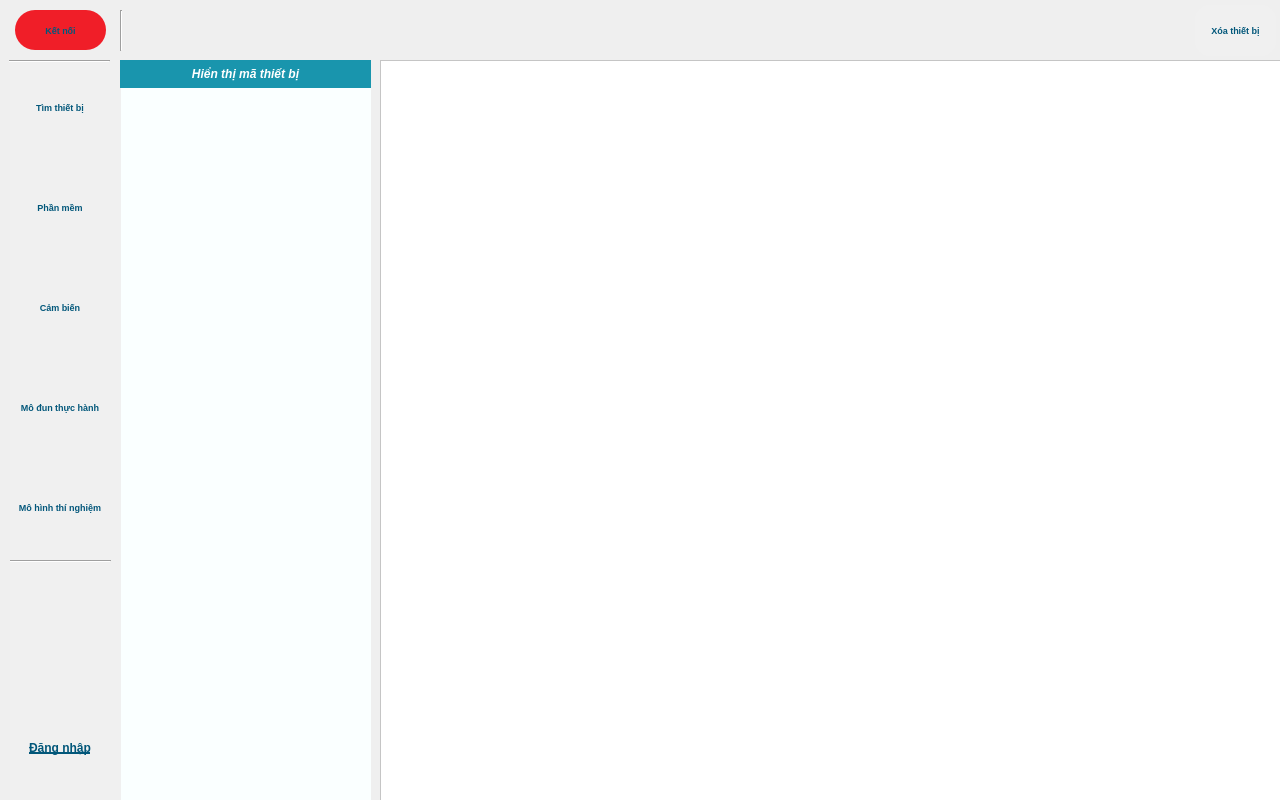
<?xml version="1.0" encoding="UTF-8"?>
<ui version="4.0">
 <class>MainWindow</class>
 <widget class="QMainWindow" name="MainWindow">
  <property name="windowModality">
   <enum>Qt::NonModal</enum>
  </property>
  <property name="geometry">
   <rect>
    <x>0</x>
    <y>0</y>
    <width>1280</width>
    <height>800</height>
   </rect>
  </property>
  <property name="sizePolicy">
   <sizepolicy hsizetype="Preferred" vsizetype="Preferred">
    <horstretch>0</horstretch>
    <verstretch>0</verstretch>
   </sizepolicy>
  </property>
  <property name="minimumSize">
   <size>
    <width>800</width>
    <height>600</height>
   </size>
  </property>
  <property name="maximumSize">
   <size>
    <width>16777215</width>
    <height>16777215</height>
   </size>
  </property>
  <property name="windowTitle">
   <string>STEMe - Khoa học và giáo dục</string>
  </property>
  <property name="windowIcon">
   <iconset resource="group.qrc">
    <normaloff>:/icon/group/steme_icon.jpg</normaloff>:/icon/group/steme_icon.jpg</iconset>
  </property>
  <property name="styleSheet">
   <string notr="true"/>
  </property>
  <property name="iconSize">
   <size>
    <width>24</width>
    <height>24</height>
   </size>
  </property>
  <property name="toolButtonStyle">
   <enum>Qt::ToolButtonIconOnly</enum>
  </property>
  <widget class="QWidget" name="centralWidget">
   <widget class="QListWidget" name="listWidget_online">
    <property name="geometry">
     <rect>
      <x>120</x>
      <y>5</y>
      <width>1071</width>
      <height>50</height>
     </rect>
    </property>
    <property name="styleSheet">
     <string notr="true">background-color: transparent;</string>
    </property>
    <property name="frameShape">
     <enum>QFrame::NoFrame</enum>
    </property>
   </widget>
   <widget class="QListWidget" name="listWidget_Type">
    <property name="geometry">
     <rect>
      <x>120</x>
      <y>88</y>
      <width>251</width>
      <height>713</height>
     </rect>
    </property>
    <property name="styleSheet">
     <string notr="true">background-color: rgb(250, 255, 255);
background-color: rgb(245, 245,245);
background-color: rgb(250, 255, 255);</string>
    </property>
    <property name="frameShape">
     <enum>QFrame::NoFrame</enum>
    </property>
    <property name="frameShadow">
     <enum>QFrame::Sunken</enum>
    </property>
   </widget>
   <widget class="QListWidget" name="listWidget_Group">
    <property name="geometry">
     <rect>
      <x>10</x>
      <y>60</y>
      <width>111</width>
      <height>741</height>
     </rect>
    </property>
    <property name="styleSheet">
     <string notr="true">background-color: rgb(240, 240, 240);</string>
    </property>
    <property name="frameShape">
     <enum>QFrame::NoFrame</enum>
    </property>
    <property name="frameShadow">
     <enum>QFrame::Sunken</enum>
    </property>
    <property name="alternatingRowColors">
     <bool>false</bool>
    </property>
    <property name="textElideMode">
     <enum>Qt::ElideMiddle</enum>
    </property>
    <property name="movement">
     <enum>QListView::Static</enum>
    </property>
    <property name="viewMode">
     <enum>QListView::IconMode</enum>
    </property>
    <property name="modelColumn">
     <number>0</number>
    </property>
    <property name="uniformItemSizes">
     <bool>true</bool>
    </property>
    <property name="selectionRectVisible">
     <bool>false</bool>
    </property>
   </widget>
   <widget class="QToolButton" name="toolButton_groupSoftware">
    <property name="geometry">
     <rect>
      <x>10</x>
      <y>170</y>
      <width>100</width>
      <height>75</height>
     </rect>
    </property>
    <property name="font">
     <font>
      <pointsize>7</pointsize>
      <bold>true</bold>
     </font>
    </property>
    <property name="styleSheet">
     <string notr="true">QToolButton#toolButton_groupSoftware{
color: rgb(2, 87, 122);
background-color: rgb(240, 240, 240);
border: none;
border-style: outset;
border-width: 0px;
border-radius: 15px;
}
QToolButton#toolButton_groupSoftware:hover{
background-color: rgb(25, 149, 173);
color: rgb(255, 255, 255);
}</string>
    </property>
    <property name="text">
     <string>Phần mềm</string>
    </property>
    <property name="icon">
     <iconset resource="group.qrc">
      <normaloff>:/icon/group/iconSoftwareGroup_off.jpg</normaloff>
      <activeoff>:/icon/group/iconSoftwareGroup_on.jpg</activeoff>:/icon/group/iconSoftwareGroup_off.jpg</iconset>
    </property>
    <property name="iconSize">
     <size>
      <width>50</width>
      <height>50</height>
     </size>
    </property>
    <property name="toolButtonStyle">
     <enum>Qt::ToolButtonTextUnderIcon</enum>
    </property>
    <property name="autoRaise">
     <bool>true</bool>
    </property>
   </widget>
   <widget class="QToolButton" name="toolButton_groupSensor">
    <property name="geometry">
     <rect>
      <x>10</x>
      <y>270</y>
      <width>100</width>
      <height>75</height>
     </rect>
    </property>
    <property name="font">
     <font>
      <pointsize>7</pointsize>
      <bold>true</bold>
     </font>
    </property>
    <property name="styleSheet">
     <string notr="true">QToolButton#toolButton_groupSensor{
color: rgb(2, 87, 122);
background-color: rgb(240, 240, 240);
border: none;
border-style: outset;
border-width: 0px;
border-radius: 15px;
}
QToolButton#toolButton_groupSensor:hover{
background-color: rgb(25, 149, 173);
color: rgb(255, 255, 255);
}</string>
    </property>
    <property name="text">
     <string>Cảm biến</string>
    </property>
    <property name="icon">
     <iconset resource="group.qrc">
      <normaloff>:/icon/group/iconSensorGroup_off.jpg</normaloff>
      <activeoff>:/icon/group/iconSensorGroup_on.jpg</activeoff>:/icon/group/iconSensorGroup_off.jpg</iconset>
    </property>
    <property name="iconSize">
     <size>
      <width>50</width>
      <height>50</height>
     </size>
    </property>
    <property name="toolButtonStyle">
     <enum>Qt::ToolButtonTextUnderIcon</enum>
    </property>
    <property name="autoRaise">
     <bool>true</bool>
    </property>
   </widget>
   <widget class="QToolButton" name="toolButton_groupSystem">
    <property name="geometry">
     <rect>
      <x>10</x>
      <y>470</y>
      <width>100</width>
      <height>75</height>
     </rect>
    </property>
    <property name="font">
     <font>
      <pointsize>7</pointsize>
      <bold>true</bold>
     </font>
    </property>
    <property name="toolTip">
     <string/>
    </property>
    <property name="styleSheet">
     <string notr="true">QToolButton#toolButton_groupSystem{
color: rgb(3, 87, 123);
background-color: rgb(240, 240, 240);
border: none;
border-style: outset;
border-width: 0px;
border-radius: 15px;
}
QToolButton#toolButton_groupSystem:hover{
background-color: rgb(25, 149, 173);
color: rgb(255, 255, 255);
}</string>
    </property>
    <property name="text">
     <string>Mô hình thí nghiệm</string>
    </property>
    <property name="icon">
     <iconset resource="group.qrc">
      <normaloff>:/icon/group/iconSystemGroup_off.jpg</normaloff>
      <activeoff>:/icon/group/iconSystemGroup_on.jpg</activeoff>:/icon/group/iconSystemGroup_off.jpg</iconset>
    </property>
    <property name="iconSize">
     <size>
      <width>50</width>
      <height>50</height>
     </size>
    </property>
    <property name="toolButtonStyle">
     <enum>Qt::ToolButtonTextUnderIcon</enum>
    </property>
    <property name="autoRaise">
     <bool>true</bool>
    </property>
   </widget>
   <widget class="QToolButton" name="toolButton_groupModule">
    <property name="geometry">
     <rect>
      <x>10</x>
      <y>370</y>
      <width>100</width>
      <height>75</height>
     </rect>
    </property>
    <property name="font">
     <font>
      <pointsize>7</pointsize>
      <bold>true</bold>
     </font>
    </property>
    <property name="styleSheet">
     <string notr="true">QToolButton#toolButton_groupModule{
color: rgb(2, 87, 122);
background-color: rgb(240, 240, 240);
border: none;
border-style: outset;
border-width: 0px;
border-radius: 15px;
}
QToolButton#toolButton_groupModule:hover{
background-color: rgb(25, 149, 173);
color: rgb(255, 255, 255);
}</string>
    </property>
    <property name="text">
     <string>Mô đun thực hành</string>
    </property>
    <property name="icon">
     <iconset resource="group.qrc">
      <normaloff>:/icon/group/iconModuleGroup_off.jpg</normaloff>
      <activeoff>:/icon/group/iconModuleGroup_on.jpg</activeoff>:/icon/group/iconModuleGroup_off.jpg</iconset>
    </property>
    <property name="iconSize">
     <size>
      <width>50</width>
      <height>50</height>
     </size>
    </property>
    <property name="toolButtonStyle">
     <enum>Qt::ToolButtonTextUnderIcon</enum>
    </property>
    <property name="autoRaise">
     <bool>true</bool>
    </property>
   </widget>
   <widget class="QPushButton" name="pushButton_TypeList">
    <property name="geometry">
     <rect>
      <x>120</x>
      <y>60</y>
      <width>251</width>
      <height>28</height>
     </rect>
    </property>
    <property name="font">
     <font>
      <italic>true</italic>
      <bold>true</bold>
     </font>
    </property>
    <property name="styleSheet">
     <string notr="true">QPushButton#pushButton_TypeList{
color: rgb(255, 255, 255);
background-color: rgb(25, 149, 173);
border: none;
border-width: 0px;
}
QPushButton#pushButton_TypeList:hover{
	background-color: rgb(31, 188, 216);
color: rgb(255, 255, 255);
}</string>
    </property>
    <property name="text">
     <string>Hiển thị mã thiết bị</string>
    </property>
    <property name="flat">
     <bool>true</bool>
    </property>
   </widget>
   <widget class="Line" name="line">
    <property name="geometry">
     <rect>
      <x>9</x>
      <y>60</y>
      <width>101</width>
      <height>3</height>
     </rect>
    </property>
    <property name="orientation">
     <enum>Qt::Horizontal</enum>
    </property>
   </widget>
   <widget class="Line" name="line_2">
    <property name="geometry">
     <rect>
      <x>120</x>
      <y>10</y>
      <width>3</width>
      <height>41</height>
     </rect>
    </property>
    <property name="orientation">
     <enum>Qt::Vertical</enum>
    </property>
   </widget>
   <widget class="QFrame" name="frame_Display">
    <property name="geometry">
     <rect>
      <x>380</x>
      <y>60</y>
      <width>901</width>
      <height>741</height>
     </rect>
    </property>
    <property name="styleSheet">
     <string notr="true">background-color: rgb(255, 255, 255);</string>
    </property>
    <property name="frameShape">
     <enum>QFrame::StyledPanel</enum>
    </property>
    <property name="frameShadow">
     <enum>QFrame::Raised</enum>
    </property>
   </widget>
   <widget class="QToolButton" name="toolButton_groupSearch">
    <property name="geometry">
     <rect>
      <x>10</x>
      <y>70</y>
      <width>100</width>
      <height>75</height>
     </rect>
    </property>
    <property name="font">
     <font>
      <pointsize>7</pointsize>
      <bold>true</bold>
     </font>
    </property>
    <property name="styleSheet">
     <string notr="true">QToolButton#toolButton_groupSearch{
color: rgb(2, 87, 122);
background-color: rgb(240, 240, 240);
border: none;
border-style: outset;
border-width: 0px;
border-radius: 15px;
}
QToolButton#toolButton_groupSearch:hover{
background-color: rgb(25, 149, 173);
color: rgb(255, 255, 255);
}</string>
    </property>
    <property name="text">
     <string>Tìm thiết bị</string>
    </property>
    <property name="icon">
     <iconset resource="group.qrc">
      <normaloff>:/icon/group/iconSearchGroup_off.jpg</normaloff>
      <activeoff>:/icon/group/iconSearchGroup_on.jpg</activeoff>:/icon/group/iconSearchGroup_off.jpg</iconset>
    </property>
    <property name="iconSize">
     <size>
      <width>50</width>
      <height>50</height>
     </size>
    </property>
    <property name="toolButtonStyle">
     <enum>Qt::ToolButtonTextUnderIcon</enum>
    </property>
    <property name="autoRaise">
     <bool>true</bool>
    </property>
   </widget>
   <widget class="QToolButton" name="toolButton_groupConnection">
    <property name="geometry">
     <rect>
      <x>15</x>
      <y>10</y>
      <width>91</width>
      <height>40</height>
     </rect>
    </property>
    <property name="font">
     <font>
      <pointsize>7</pointsize>
      <bold>true</bold>
     </font>
    </property>
    <property name="styleSheet">
     <string notr="true">QToolButton#toolButton_groupConnection{
color: rgb(2, 87, 122);
background-color: rgb(240, 30 ,40);
border: none;
border-style: outset;
border-width: 0px;
border-radius: 20px;
}
QToolButton#toolButton_groupConnection:hover{
background-color: rgb(25, 149, 173);
color: rgb(255, 255, 255);
}</string>
    </property>
    <property name="text">
     <string>Kết nối</string>
    </property>
    <property name="icon">
     <iconset resource="group.qrc">
      <normaloff>:/icon/group/iconSoftwareConnect_off.jpg</normaloff>
      <activeoff>:/icon/group/iconSoftwareConnect_Active.jpg</activeoff>:/icon/group/iconSoftwareConnect_off.jpg</iconset>
    </property>
    <property name="iconSize">
     <size>
      <width>100</width>
      <height>35</height>
     </size>
    </property>
    <property name="popupMode">
     <enum>QToolButton::DelayedPopup</enum>
    </property>
    <property name="toolButtonStyle">
     <enum>Qt::ToolButtonIconOnly</enum>
    </property>
    <property name="autoRaise">
     <bool>true</bool>
    </property>
   </widget>
   <widget class="QToolButton" name="toolButton_login">
    <property name="geometry">
     <rect>
      <x>10</x>
      <y>710</y>
      <width>100</width>
      <height>75</height>
     </rect>
    </property>
    <property name="font">
     <font>
      <pointsize>9</pointsize>
      <italic>false</italic>
      <bold>true</bold>
      <underline>true</underline>
     </font>
    </property>
    <property name="toolTip">
     <string/>
    </property>
    <property name="styleSheet">
     <string notr="true">QToolButton#toolButton_login{
color: rgb(2, 87, 122);
background-color: rgb(240, 240, 240);
border: none;
border-style: outset;
border-width: 0px;
border-radius: 15px;
}
QToolButton#toolButton_login:hover{
background-color: rgb(25, 149, 173);
color: rgb(255, 255, 255);
}</string>
    </property>
    <property name="text">
     <string>Đăng nhập</string>
    </property>
    <property name="icon">
     <iconset resource="group.qrc">
      <normaloff>:/icon/group/iconLogin_off.jpg</normaloff>
      <activeoff>:/icon/group/iconLogin_on.jpg</activeoff>:/icon/group/iconLogin_off.jpg</iconset>
    </property>
    <property name="iconSize">
     <size>
      <width>75</width>
      <height>50</height>
     </size>
    </property>
    <property name="toolButtonStyle">
     <enum>Qt::ToolButtonTextUnderIcon</enum>
    </property>
    <property name="autoRaise">
     <bool>true</bool>
    </property>
   </widget>
   <widget class="QToolButton" name="toolButton_clearDevice">
    <property name="geometry">
     <rect>
      <x>1195</x>
      <y>5</y>
      <width>81</width>
      <height>51</height>
     </rect>
    </property>
    <property name="font">
     <font>
      <pointsize>7</pointsize>
      <bold>true</bold>
     </font>
    </property>
    <property name="toolTip">
     <string/>
    </property>
    <property name="styleSheet">
     <string notr="true">QToolButton#toolButton_clearDevice{
color: rgb(2, 87, 122);
background-color: rgb(240, 240, 240);
border: none;
border-style: outset;
border-width: 0px;
border-radius: 15px;
}
QToolButton#toolButton_clearDevice:hover{
background-color: rgb(25, 149, 173);
color: rgb(255, 255, 255);
}</string>
    </property>
    <property name="text">
     <string>Xóa thiết bị</string>
    </property>
    <property name="icon">
     <iconset resource="group.qrc">
      <normaloff>:/icon/group/iconClear_Off.jpg</normaloff>
      <activeoff>:/icon/group/iconClear_On.jpg</activeoff>:/icon/group/iconClear_Off.jpg</iconset>
    </property>
    <property name="iconSize">
     <size>
      <width>30</width>
      <height>30</height>
     </size>
    </property>
    <property name="toolButtonStyle">
     <enum>Qt::ToolButtonTextUnderIcon</enum>
    </property>
    <property name="autoRaise">
     <bool>true</bool>
    </property>
   </widget>
   <widget class="Line" name="line_3">
    <property name="geometry">
     <rect>
      <x>10</x>
      <y>560</y>
      <width>101</width>
      <height>3</height>
     </rect>
    </property>
    <property name="orientation">
     <enum>Qt::Horizontal</enum>
    </property>
   </widget>
  </widget>
  <action name="actionExit">
   <property name="text">
    <string>Exit</string>
   </property>
  </action>
 </widget>
 <layoutdefault spacing="6" margin="11"/>
 <tabstops>
  <tabstop>toolButton_groupConnection</tabstop>
  <tabstop>listWidget_Type</tabstop>
  <tabstop>listWidget_Group</tabstop>
  <tabstop>toolButton_groupSearch</tabstop>
  <tabstop>toolButton_groupSoftware</tabstop>
  <tabstop>toolButton_groupSensor</tabstop>
  <tabstop>toolButton_groupModule</tabstop>
  <tabstop>toolButton_groupSystem</tabstop>
  <tabstop>toolButton_login</tabstop>
  <tabstop>listWidget_online</tabstop>
  <tabstop>pushButton_TypeList</tabstop>
  <tabstop>toolButton_clearDevice</tabstop>
 </tabstops>
 <resources>
  <include location="group.qrc"/>
 </resources>
 <connections/>
</ui>
